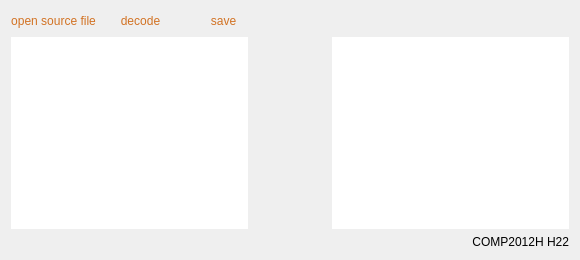
      <widget class="QWidget" name="tab_decode">
       <property name="enabled">
        <bool>true</bool>
       </property>
       <attribute name="title">
        <string>decode</string>
       </attribute>
       <layout class="QVBoxLayout" name="verticalLayout_7">
        <item>
         <layout class="QHBoxLayout" name="horizontalLayout_2" stretch="1,1,1,4">
          <item>
           <widget class="QPushButton" name="decode_open_button">
            <property name="styleSheet">
             <string notr="true">QPushButton{
background-image: url(:/icon/Qt_threeStatus_ok.png);
border-style: solid;
border-color: black;
border-width: 0px;
border-radius: 2px;
font: 15pt &quot;Bauhaus 93&quot;;
color: rgb(210, 114, 35);
}
QPushButton:hover{background-image: url(:/icon/Qt_threeStatus_ok1.png);}
QPushButton:pressed{background-image: url(:/icon/Qt_threeStatus_ok2.png);}</string>
            </property>
            <property name="text">
             <string>open source file</string>
            </property>
           </widget>
          </item>
          <item>
           <widget class="QPushButton" name="decode_button">
            <property name="styleSheet">
             <string notr="true">QPushButton{
background-image: url(:/icon/Qt_threeStatus_ok.png);
border-style: solid;
border-color: black;
border-width: 0px;
border-radius: 2px;
font: 15pt &quot;Bauhaus 93&quot;;
color: rgb(210, 114, 35);
}
QPushButton:hover{background-image: url(:/icon/Qt_threeStatus_ok1.png);}
QPushButton:pressed{background-image: url(:/icon/Qt_threeStatus_ok2.png);}</string>
            </property>
            <property name="text">
             <string>decode</string>
            </property>
           </widget>
          </item>
          <item>
           <widget class="QPushButton" name="decode_save_button">
            <property name="styleSheet">
             <string notr="true">QPushButton{
background-image: url(:/icon/Qt_threeStatus_ok.png);
border-style: solid;
border-color: black;
border-width: 0px;
border-radius: 2px;
font: 15pt &quot;Bauhaus 93&quot;;
color: rgb(210, 114, 35);
}
QPushButton:hover{background-image: url(:/icon/Qt_threeStatus_ok1.png);}
QPushButton:pressed{background-image: url(:/icon/Qt_threeStatus_ok2.png);}</string>
            </property>
            <property name="text">
             <string>save</string>
            </property>
           </widget>
          </item>
          <item>
           <spacer name="horizontalSpacer_4">
            <property name="orientation">
             <enum>Qt::Horizontal</enum>
            </property>
            <property name="sizeHint" stdset="0">
             <size>
              <width>40</width>
              <height>20</height>
             </size>
            </property>
           </spacer>
          </item>
         </layout>
        </item>
        <item>
         <layout class="QHBoxLayout" name="horizontalLayout_9" stretch="3,1,3">
          <item>
           <widget class="Graph" name="decode_original_graph">
            <property name="frameShape">
             <enum>QFrame::NoFrame</enum>
            </property>
            <property name="frameShadow">
             <enum>QFrame::Sunken</enum>
            </property>
            <property name="verticalScrollBarPolicy">
             <enum>Qt::ScrollBarAlwaysOff</enum>
            </property>
            <property name="horizontalScrollBarPolicy">
             <enum>Qt::ScrollBarAlwaysOff</enum>
            </property>
           </widget>
          </item>
          <item>
           <spacer name="horizontalSpacer_2">
            <property name="orientation">
             <enum>Qt::Horizontal</enum>
            </property>
            <property name="sizeHint" stdset="0">
             <size>
              <width>40</width>
              <height>20</height>
             </size>
            </property>
           </spacer>
          </item>
          <item>
           <widget class="Graph" name="decode_result_graph">
            <property name="frameShape">
             <enum>QFrame::NoFrame</enum>
            </property>
            <property name="verticalScrollBarPolicy">
             <enum>Qt::ScrollBarAlwaysOff</enum>
            </property>
            <property name="horizontalScrollBarPolicy">
             <enum>Qt::ScrollBarAlwaysOff</enum>
            </property>
           </widget>
          </item>
         </layout>
        </item>
        <item>
         <widget class="QLabel" name="label_5">
          <property name="styleSheet">
           <string notr="true">font: 10pt &quot;Cooper Black&quot;;
color: rgb(0, 0, 0);</string>
          </property>
          <property name="text">
           <string>COMP2012H H22</string>
          </property>
          <property name="alignment">
           <set>Qt::AlignRight|Qt::AlignTrailing|Qt::AlignVCenter</set>
          </property>
         </widget>
        </item>
       </layout>
      </widget>
